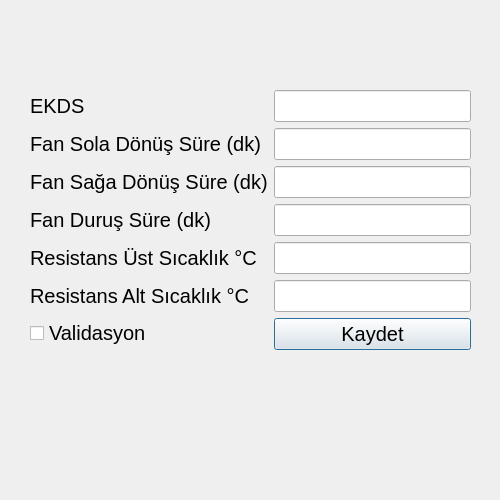
<?xml version="1.0" encoding="UTF-8"?>
<ui version="4.0">
 <class>Ui_Settings_Dialog</class>
 <widget class="QDialog" name="Ui_Settings_Dialog">
  <property name="geometry">
   <rect>
    <x>0</x>
    <y>0</y>
    <width>500</width>
    <height>500</height>
   </rect>
  </property>
  <property name="windowTitle">
   <string>Dialog</string>
  </property>
  <widget class="QWidget" name="formLayoutWidget">
   <property name="geometry">
    <rect>
     <x>30</x>
     <y>90</y>
     <width>441</width>
     <height>291</height>
    </rect>
   </property>
   <layout class="QFormLayout" name="formLayout">
    <item row="0" column="0">
     <widget class="QLabel" name="lbl_Ekds">
      <property name="font">
       <font>
        <pointsize>15</pointsize>
       </font>
      </property>
      <property name="text">
       <string>EKDS</string>
      </property>
     </widget>
    </item>
    <item row="0" column="1">
     <widget class="QLineEdit" name="line_Ekds">
      <property name="font">
       <font>
        <pointsize>15</pointsize>
       </font>
      </property>
     </widget>
    </item>
    <item row="1" column="0">
     <widget class="QLabel" name="lbl_Fan_Left">
      <property name="font">
       <font>
        <pointsize>15</pointsize>
       </font>
      </property>
      <property name="text">
       <string>Fan Sola Dönüş Süre (dk)</string>
      </property>
     </widget>
    </item>
    <item row="1" column="1">
     <widget class="QLineEdit" name="line_Fan_Left">
      <property name="font">
       <font>
        <pointsize>15</pointsize>
       </font>
      </property>
     </widget>
    </item>
    <item row="2" column="0">
     <widget class="QLabel" name="lbl_Fan_Right">
      <property name="font">
       <font>
        <pointsize>15</pointsize>
       </font>
      </property>
      <property name="text">
       <string>Fan Sağa Dönüş Süre (dk)</string>
      </property>
     </widget>
    </item>
    <item row="2" column="1">
     <widget class="QLineEdit" name="line_Fan_Right">
      <property name="font">
       <font>
        <pointsize>15</pointsize>
       </font>
      </property>
     </widget>
    </item>
    <item row="3" column="1">
     <widget class="QLineEdit" name="line_Fan_Stop">
      <property name="font">
       <font>
        <pointsize>15</pointsize>
       </font>
      </property>
     </widget>
    </item>
    <item row="3" column="0">
     <widget class="QLabel" name="lbl_Fan_Stop">
      <property name="font">
       <font>
        <pointsize>15</pointsize>
       </font>
      </property>
      <property name="text">
       <string>Fan Duruş Süre (dk)</string>
      </property>
     </widget>
    </item>
    <item row="4" column="0">
     <widget class="QLabel" name="lbl_Resistance_Max">
      <property name="font">
       <font>
        <pointsize>15</pointsize>
       </font>
      </property>
      <property name="text">
       <string>Resistans Üst Sıcaklık °C</string>
      </property>
     </widget>
    </item>
    <item row="4" column="1">
     <widget class="QLineEdit" name="line_Resistance_Max">
      <property name="font">
       <font>
        <pointsize>15</pointsize>
       </font>
      </property>
     </widget>
    </item>
    <item row="5" column="0">
     <widget class="QLabel" name="lbl_Resistance_Min">
      <property name="font">
       <font>
        <pointsize>15</pointsize>
       </font>
      </property>
      <property name="text">
       <string>Resistans Alt Sıcaklık °C</string>
      </property>
     </widget>
    </item>
    <item row="5" column="1">
     <widget class="QLineEdit" name="line_Resistance_Min">
      <property name="font">
       <font>
        <pointsize>15</pointsize>
       </font>
      </property>
     </widget>
    </item>
    <item row="6" column="0">
     <widget class="QCheckBox" name="chk_validation">
      <property name="font">
       <font>
        <pointsize>15</pointsize>
       </font>
      </property>
      <property name="text">
       <string>Validasyon</string>
      </property>
     </widget>
    </item>
    <item row="6" column="1">
     <widget class="QPushButton" name="btn_SettingsSave">
      <property name="font">
       <font>
        <pointsize>15</pointsize>
       </font>
      </property>
      <property name="text">
       <string>Kaydet</string>
      </property>
     </widget>
    </item>
   </layout>
  </widget>
 </widget>
 <resources/>
 <connections/>
</ui>
